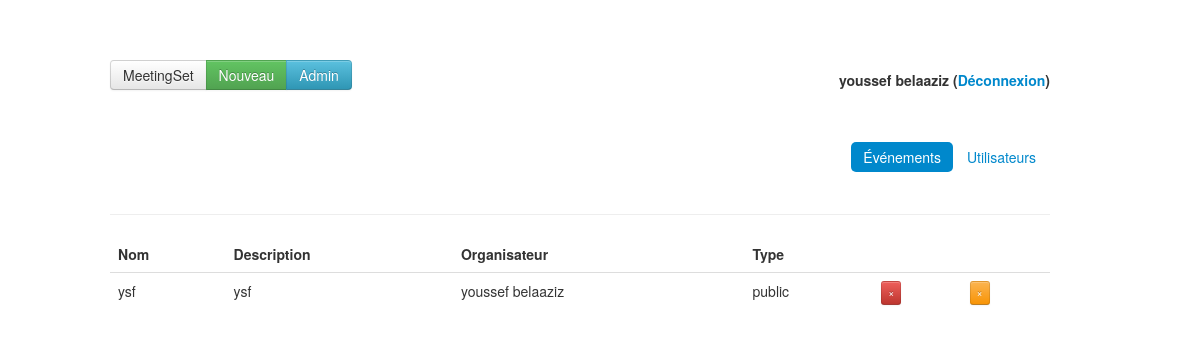
The page /admin.php (signed in) on the database its author committed.
### tables this page shows
CREATE TABLE `events` (
  `id` int(11) NOT NULL,
  `organizer` int(11) NOT NULL,
  `name` varchar(100) NOT NULL,
  `description` varchar(255) NOT NULL,
  `type` enum('public','private') NOT NULL,
  `duration` int(2) NOT NULL
);

CREATE TABLE `users` (
  `id` int(11) NOT NULL,
  `email` varchar(255) NOT NULL,
  `password` varchar(255) NOT NULL,
  `firstname` varchar(255) DEFAULT NULL,
  `lastname` varchar(255) DEFAULT NULL,
  `is_admin` tinyint(1) NOT NULL DEFAULT '0'
);

### classes/event.php (called while the page is built, shortened)
<?php
class Event extends Database {
	public $organizer;
	public function __construct($array) {
		$this->id = $array['id'];
		$this->organizer = $array['organizer'];
		$this->name = $array['name'];
		$this->description = $array['description'];
		$this->type = $array['type'];
	}
    public static function find_all() {
        $mysqli = self::db_connect();
        $query = "SELECT * FROM events";
        $result = $mysqli->query($query);
        while($obj = $result->fetch_object()) {
            $events[] = new Event(array(
                'id' => $obj->id,
                'organizer' => $obj->organizer,
                'organizer_name' => '',
                'name' => $obj->name,
                'description' => $obj->description,
                'type' => $obj->type,
                'duration' => $obj->duration
                ));
        }
        return $events;
    }
	public function organizer() {
		return User::find($this->organizer);
	}
}

### classes/user.php (called while the page is built, shortened)
<?php
class User extends Database {
	public function __construct($array) {
		$this->firstname = $array['firstname'];
		$this->lastname = $array['lastname'];
	}
    public static function find($user_id) {
    	$mysqli = self::db_connect();
    	$query = "SELECT id, email, firstname, lastname, is_admin from users WHERE id = $user_id";
    	if($result = $mysqli->query($query)) {
    		$obj = $result->fetch_object();
    		if ($obj) {
    			return new User(array(
    				'id' => $obj->id,
    				'email' => $obj->email,
    				'firstname' => $obj->firstname,
    				'lastname' => $obj->lastname,
    				'is_admin' => $obj->is_admin
    				));
    		}
    		else {
    			return FALSE;
    		}
    	}
    	else {
    		die("Can't create statement: ".$mysqli->error);
    	}
    }
}

### admin/events.php (the view, shortened to what this page needs)
<?php
$events = Event::find_all();
?>
<div class="container">
	<div class="row">
		<div class="span12">
			<table id="event-table" class="table table-hover">
				<thead>
					<tr>
						<th>Nom</th>
						<th>Description</th>
						<th>Organisateur</th>
						<th>Type</th>
						<th></th>
					</tr>
				</thead>
				<tbody>
					<?php foreach ($events as $event): ?>
						<tr class="event" data-id=<?php echo $event->id ?>>
							<td class="event-name"><?php echo $event->name ?></td>
							<td class="event-description"><?php echo $event->description ?></td>
							<td class="organizer-fullname"><?php echo $event->organizer()->firstname ?> <?php echo $event->organizer()->lastname ?></td>
							<td class="event-type"><?php echo $event->type ?></td>
							<td><a class="btn btn-danger btn-mini delete-event-button">&times;</a></td>
							<td><a class="btn btn-warning btn-mini " id="mod">&times;</a></td>
						</tr>
					<?php endforeach ?>
				</tbody>
			</table>
		</div>
	</div>
</div>

### css/main.css (style rules this page uses)
body { background-image:url('bg.png'); }

### admin.php (style rules this page uses)
body { padding-top: 60px; padding-bottom: 40px; }

### rows shown on the page
events: name "ysf", description "ysf", organizer.is_admin "youssef", organizer.is_admin "belaaziz", type "public"

### other values the page prints
$user->firstname "youssef"
$user->lastname "belaaziz"
